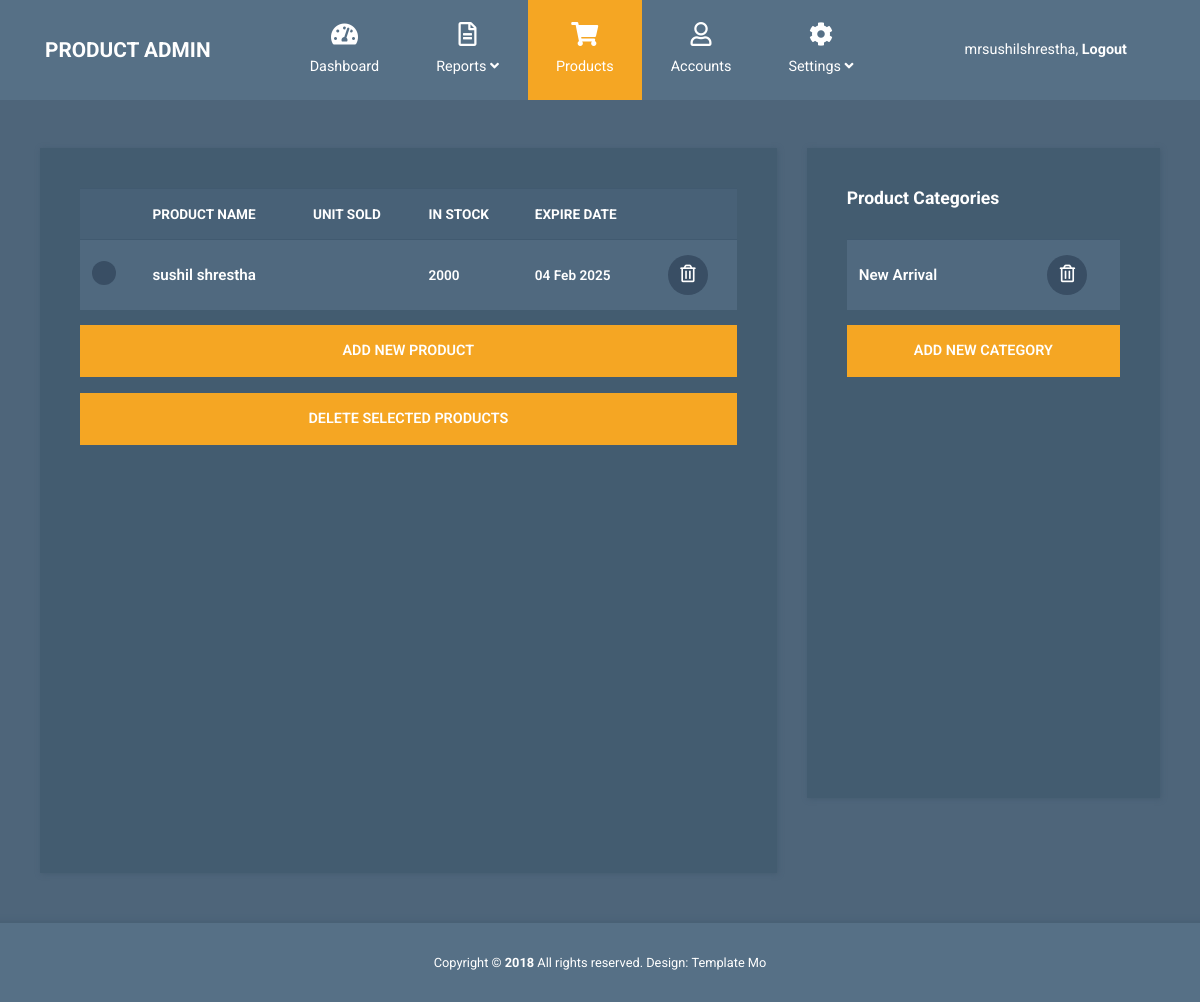
The app's page /products/ (signed in), older data.
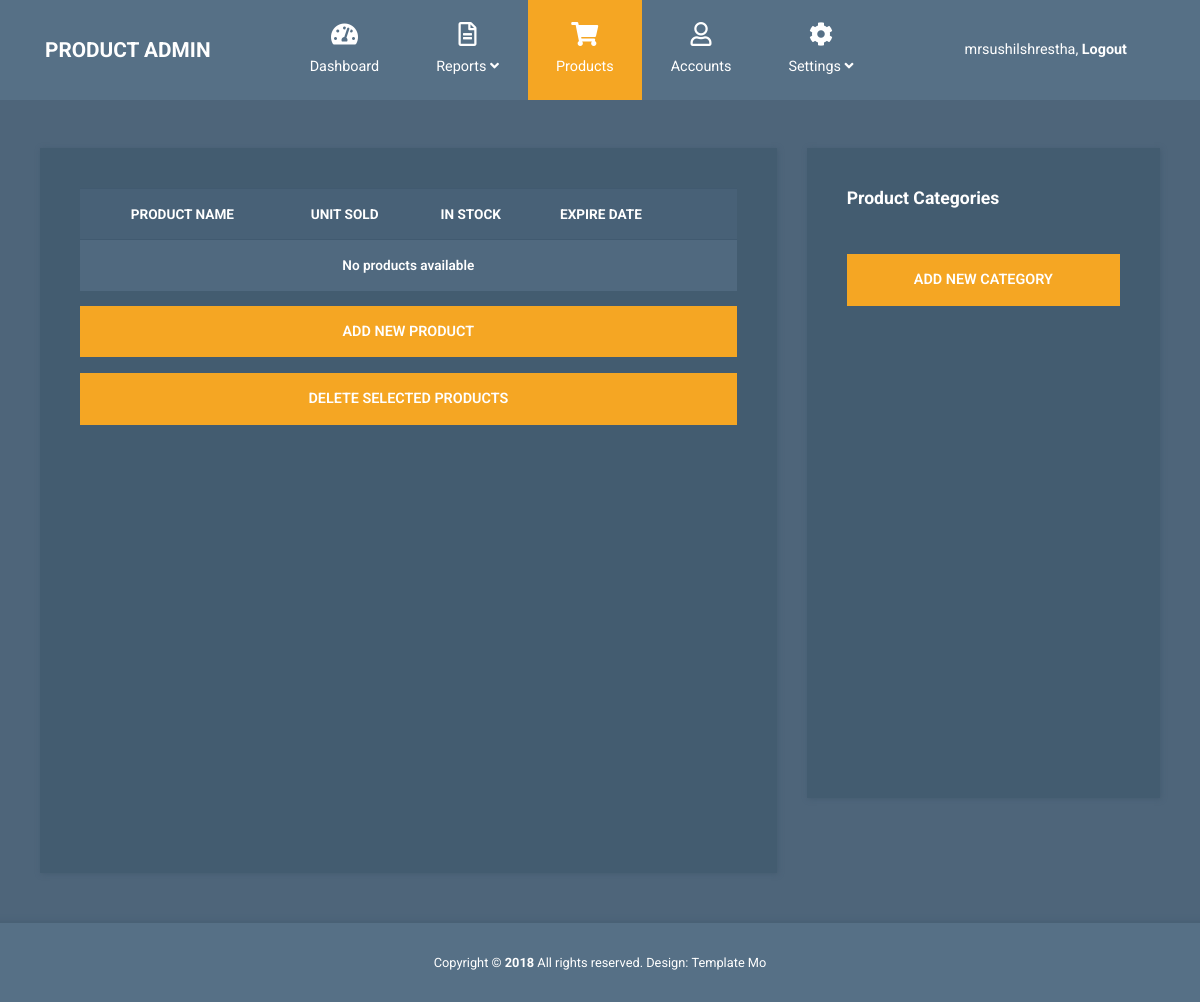
The same page, newer data.
### product/models.py (models this page shows, shortened)
class Product(models.Model):
    name = models.CharField(max_length=255)
    description = models.TextField(default="update product")
    category = models.CharField(max_length=100)
    expire_date = models.DateField(auto_now_add=True)
    stock = models.IntegerField(default=1)
    image = models.ImageField(upload_to='product_images/', blank=True, null=True)

### product/views.py (the view)
# urls.py: path('products/', products, name="products"),
@login_required(login_url='/login') #make loging required
def products(request):
    products = Product.objects.all()
    return render(request, 'products.html', {'products': products, 'active_page': 'products'})

### product/template/products.html (shortened to what this page needs)
{% extends 'master.html' %}
{% load static %}
{% block product %}
<div class="container mt-5">
  <div class="row tm-content-row">
    <div class="col-sm-12 col-md-12 col-lg-8 col-xl-8 tm-block-col">
      <div class="tm-bg-primary-dark tm-block tm-block-products">
        <div class="tm-product-table-container">
          <table class="table table-hover tm-table-small tm-product-table">
            <thead>
              <tr>
                <th scope="col">&nbsp;</th>
                <th scope="col">PRODUCT NAME</th>
                <th scope="col">UNIT SOLD</th>
                <th scope="col">IN STOCK</th>
                <th scope="col">EXPIRE DATE</th>
                <th scope="col">&nbsp;</th>
              </tr>
            </thead>
            <tbody>
              {% for product in products %}
              <tr>
                <th scope="row"><input type="checkbox" /></th>
                <td class="tm-product-name">{{ product.name }}</td>
                <td>{{ product.sold }}</td>
                <td>{{ product.stock }}</td>
                <td>{{ product.expire_date|date:"d M Y" }}</td>
                <td>
                  <a href="{% url 'delete_product' product.id %}" class="tm-product-delete-link">
                    <i class="far fa-trash-alt tm-product-delete-icon"></i>
                  </a>
                </td>
              </tr>
              {% empty %}
              <tr>
                <td colspan="6" class="text-center">No products available</td>
              </tr>
              {% endfor %}
            </tbody>
          </table>
        </div>
        <a href="{% url 'add_products' %}" class="btn btn-primary btn-block text-uppercase mb-3">
          Add new product
        </a>
        <button class="btn btn-primary btn-block text-uppercase">
          Delete selected products
        </button>
      </div>
    </div>
    <div class="col-sm-12 col-md-12 col-lg-4 col-xl-4 tm-block-col">
      <div class="tm-bg-primary-dark tm-block tm-block-product-categories">
          <h2 class="tm-block-title">Product Categories</h2>
          <div class="tm-product-table-container">
              <table class="table tm-table-small tm-product-table">
                  <tbody>
                      {% for product in products %}
                      <tr>
                          <td class="tm-product-name">{{ product.category }}</td>
                          <td class="text-center">
                              <a href="{% url 'add_category' %}" class="tm-product-delete-link">
                                  <i class="far fa-trash-alt tm-product-delete-icon"></i>
                              </a>
                          </td>
                      </tr>
                      {% endfor %}
                  </tbody>
              </table>
          </div>
          <a href="{% url 'add_category' %}" class="btn btn-primary btn-block text-uppercase mb-3">
            Add new category
          </a>
      </div>
  </div>
  </div>
</div>
{% endblock %}

Row changes from the older to the newer data that the page shows:
removed Product: name "sushil shrestha", stock "2000", expire_date "04 Feb 2025", category "New Arrival"
Text that changed along with them:
text now shown: "No products available"
